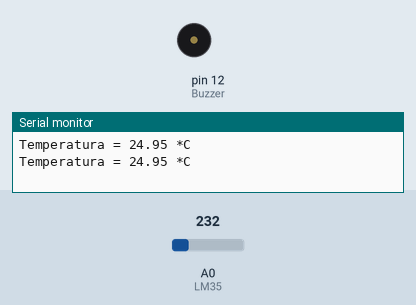
Bench run of a sketch on a simulated Arduino Uno, built with avr-gcc and run on an emulated ATmega328P. Parts: buzzer (waves = sounding), the last lines printed to the serial monitor. Inputs (shaded band) come from the test bench; at power-on: A0 (LM35) = 232.

Above: at 2.8 s.
2.9 s: A0 (LM35) set to 290
8.2 s: A0 (LM35) set to 315
At 13.7 s:
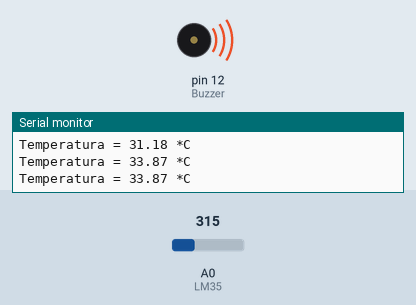
Timing chart, 0 to 15.2 s (numbered marks = the images above; inputs shaded):
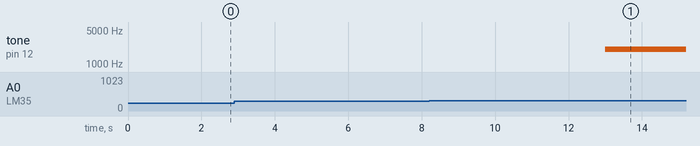

The sketch:

Temperatura_Buzzer.ino
```cpp
const int LM35 = 0;
float temperatura = 0;
int ADClido = 0;
const int Buzzer = 12;
void setup(){
Serial.begin(9600);
analogReference(INTERNAL);
pinMode(Buzzer, OUTPUT);
}
void loop(){
ADClido = analogRead(LM35);
temperatura = ADClido * 0.1075268817204301;
Serial.print("Temperatura = ");
Serial.print(temperatura);
Serial.println(" *C");
delay(2000);
if(temperatura > 32){
delay(1000);
if(temperatura > 32){
tone(Buzzer, 2000);
}
}
else{
noTone(Buzzer);
}
}
```

Measured:
- the behaviour switches between 297 and 298 on A0 (LM35) (found by bisection; images 0 and 1)
- after the input at 8.2 s, tone on pin 12 (Buzzer): silent → 2000 Hz after 4.8 s
